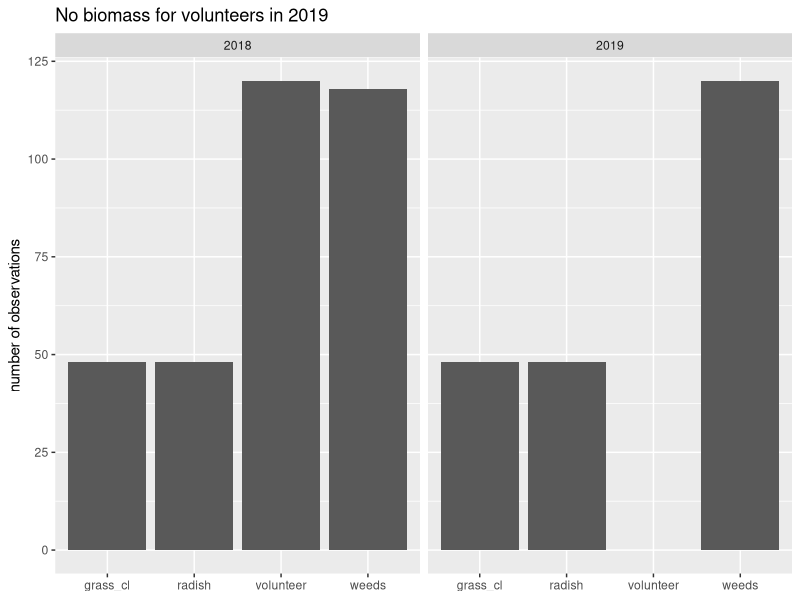
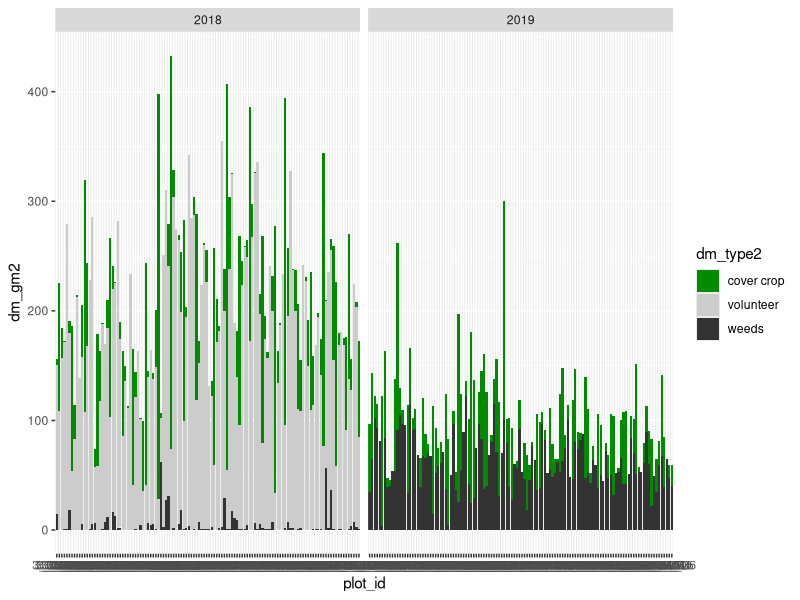

Write R code to recreate these figures, in order.
# created 27/5/2024
# purpose: separate data into ind data sets, clean if necessary
# notes:
# 1. spring weed counts following year
# 2. fall plant biomass
# 3. fall plant cover
# 4. crop yields (2018 - spring barely, 2019 - oat, 2020 - faba bean)

#--there are essentially two crop years of data
# 2018 spring and fall, plus 2019 spring before planting of next crop
# 2019 spring and fall, plus 2020 spring before planting of next crop
# 2020 crop yields are also included

#--I added an 'experimental year'
# 2019 spring msmts (weed counts) are connected to previous year's treatments
# exp_year 1_fall, 1_subsp, 2_fall, 2_subsp
# crop yields will be harder, no experimental year for them I think


library(tidyverse)
library(readxl)

Sys.setenv(LANG = "en")
rm(list = ls())


# raw data ----------------------------------------------------------------

draw <- read_excel("data/raw/Data_Gina.xls")

pkey <- 
  read_csv("data/keys/key_plot.csv") %>% 
  mutate(parc = as.character(parc))

#--clean up the column names so they make sense in my world
draw2 <- 
  draw %>% 
  select(-block) %>% 
  mutate(parc = as.character(parc),
         date2 = lubridate::dmy(date),
         year = lubridate::year(date2)) %>% 
  left_join(pkey) %>% 
  select(plot_id, yield_DM, date2, year, date:weedcov) 


# 1. spring weed counts ------------------------------------------

#--three subreps in each plot

#--for some reason, it reads in the dicot/monocot etc. as T/F, not as counts
draw %>% 
  filter(!is.na(dicot))

#--I manually filtered the raw dataset in Excel to save as it's own file

d1raw <- 
  read_excel("data/raw/Data_Gina-filtered-springweedcounts.xlsx") 

d1 <- 
  d1raw %>% 
  select(-block) %>% 
  mutate(parc = as.character(parc),
       date2 = lubridate::dmy(date),
       year = lubridate::year(date2)) %>% 
  left_join(pkey)  %>% 
  mutate(exp_year = ifelse(year == 2019, "1_subsp", "2_subsp")) %>% 
  select(plot_id, year, exp_year, date2, subrep = reg, dicot, monocot, cirar, equar)  

d1 %>% 
  write_csv("data/raw/rd_springweedcounts.csv")


# 2. fall biomass ---------------------------------------------------------

#NOTE: are there subreps? I don't believe so
# no separation of weed types, just categorically 'weeds'
# NOTE: in 2018 it is barley volunteers, in 2019 it is oat volunteers (no data)

d2 <- 
  draw2 %>% 
  mutate(exp_year = ifelse(year == 2018, "1_fall", "2_fall")) %>% 
  filter(!is.na(frac)) %>% 
  select(plot_id, year, exp_year, date2, dm_type = frac, dm_gm2 = DM) %>% 
  #--correct volunteer spelling
  mutate(dm_type = ifelse(dm_type == "voluntee", "volunteer", dm_type))  %>% 
  #--make NA values explicit, it isn't clear which are 0s and which are missing
  pivot_wider(names_from = dm_type, values_from = dm_gm2) %>%
  pivot_longer(grass_cl:volunteer) %>%
  arrange(plot_id, year, date2) %>%
  rename(dm_type = name, dm_gm2 = value)

summary(d2)

d2 %>% 
  write_csv("data/raw/rd_fallbio.csv")


#--NOTE: 2019 had no volunteer biomass data
d2 %>%
  filter(!is.na(dm_gm2)) %>% 
  ggplot(aes(dm_type)) + 
  geom_histogram(stat = "count") +
  labs(x = NULL,
       y = "number of observations",
       title = "No biomass for volunteers in 2019") +
  facet_grid(.~year)

#--just two sampling dates, I think
d2 %>% 
  mutate(dm_type2 = ifelse(dm_type %in% c("grass_cl", "radish"), "cover crop", dm_type)) %>% 
  ggplot(aes(plot_id, dm_gm2)) + 
  geom_col(aes(fill = dm_type2)) + 
  facet_grid(.~year) + 
  scale_fill_manual(values = c("green4", "gray80", "gray20"))


# 3. fall pct cover -------------------------------------------------------

#--there are 3 subreps w/in each plot

d3 <- 
  draw2 %>% 
  filter(!is.na(reg), is.na(dicot)) %>% 
  mutate(exp_year = ifelse(year == 2018, "1_fall", "2_fall")) %>% 
  select(plot_id:date2, 
         year,
         exp_year,
         subrep = reg, 
         soil:lamss,
         -yield_DM) %>% 
  pivot_longer(soil:lamss) %>% 
  mutate(value = ifelse(is.na(value), 0, value)) %>% 
  rename(cover_type = name, 
         cover_pct = value) %>% 
  #--make generic cover types
  mutate(cover_type2 = case_when(
  (cover_type %in% c("clover", "lolpe", "radish")) ~ "covercrop", 
  cover_type %in% c("radish", "senss", "verss", "capbp", "paprh", "cirss") ~ "weed", 
  TRUE ~ cover_type)) %>% 
  select(plot_id:cover_type, cover_type2, cover_pct, everything())

summary(d3)

d3 %>% 
  write_csv("data/raw/rd_fallcover.csv")


# 4. crop yields ----------------------------------------------------------
#--this one is a bit difficult, year wise, and I'm not sure 

d4 <-
  draw2 %>% 
  filter(!is.na(yield_DM)) %>% 
  select(plot_id:year, 
         yield_dry_gm2 = yield_DM, 
         yield_15p_tonha = yield15) %>% 
  mutate(crop = case_when(
    year == 2018 ~ "spring barley",
    year == 2019 ~ "oat",
    year == 2020 ~ "faba bean")) %>% 
  select(plot_id, year, crop, date2, everything()) 

d4 %>% 
  write_csv("data/raw/rd_cropyields.csv")


